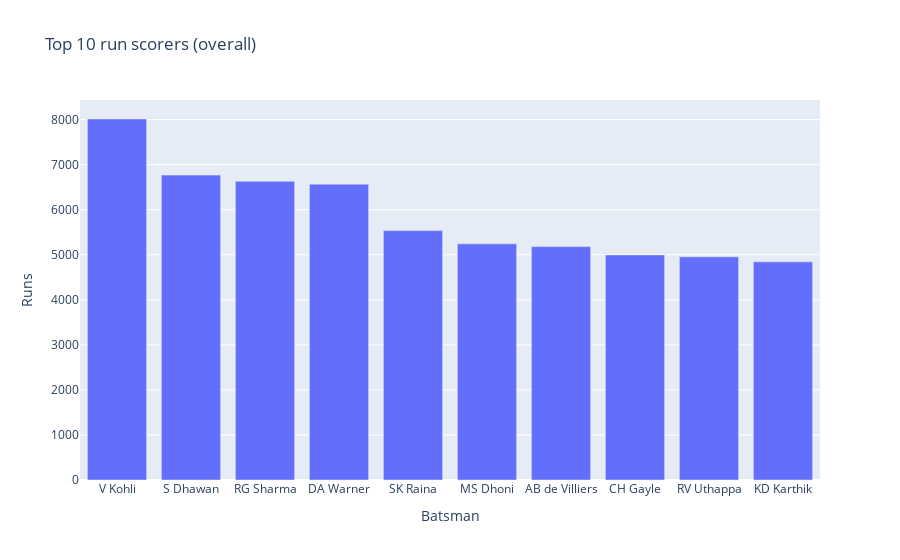

The code cell stored with this chart in its notebook:
### Code cell
if 'batter' in deliveries.columns:
    top10 = batter_runs.head(10)
    fig = px.bar(top10, x='batter', y='batsman_runs', title='Top 10 run scorers (overall)', labels={'batsman_runs':'Runs','batter':'Batsman'})
    fig.show()

### Figure 1 — Plotly figure (JSON) as saved in the notebook; plotly's stock layout.template omitted (floating-point values rounded to 4 significant figures)
{"data": [{"hovertemplate": "Batsman=%{x}<br>Runs=%{y}<extra></extra>", "legendgroup": "", "marker": {"color": "#636efa", "pattern": {"shape": ""}}, "name": "", "orientation": "v", "showlegend": false, "textposition": "auto", "type": "bar", "x": ["V Kohli", "S Dhawan", "RG Sharma", "DA Warner", "SK Raina", "MS Dhoni", "AB de Villiers", "CH Gayle", "RV Uthappa", "KD Karthik"], "xaxis": "x", "y": [8014, 6769, 6630, 6567, 5536, 5243, 5181, 4997, 4954, 4843], "yaxis": "y"}], "layout": {"barmode": "relative", "legend": {"tracegroupgap": 0}, "title": {"text": "Top 10 run scorers (overall)"}, "xaxis": {"anchor": "y", "domain": [0, 1], "title": {"text": "Batsman"}}, "yaxis": {"anchor": "x", "domain": [0, 1], "title": {"text": "Runs"}}}}
